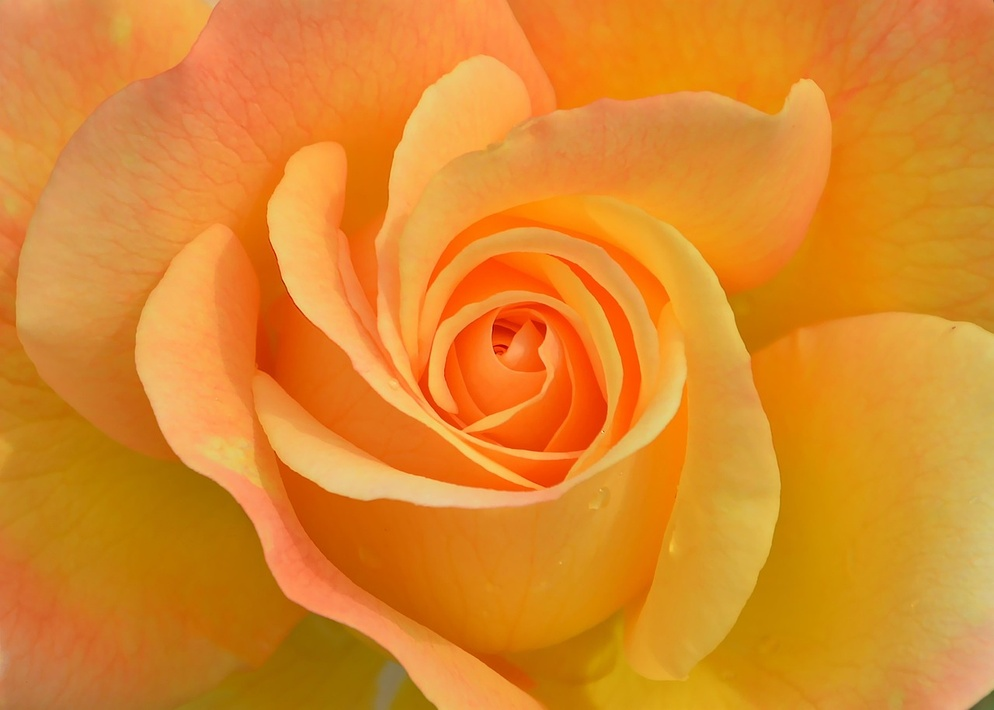
#> input picture QuintoEjercicio/imagen4.jpg, 994 x 710 px, shrunk from 1280 x 914 before the run
$ jupyter execute --allow-errors ap_img.ipynb
#> lines starting #> are read from the running program, lines starting #| are printed output that depends on the picture
[cell 1]
import cv2
import numpy as np
import matplotlib.pyplot as plt
img=cv2.imread('imagen4.jpg',cv2.IMREAD_GRAYSCALE)
#> img: shape (710, 994); min 48, max 217, mean 150.7
img_neg=255-img
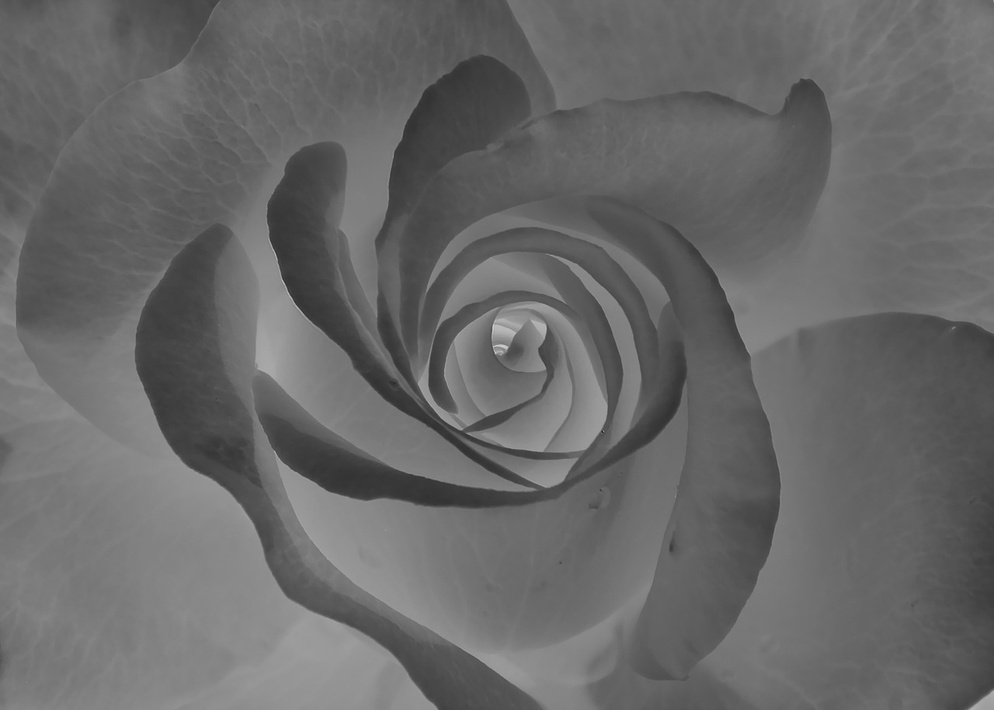
#> img_neg: shape (710, 994); min 38, max 207, mean 104.3

plt.figure(figsize=(10,5))
plt.subplot(1,2,1)
plt.title('Imagen Original')
plt.imshow(img,cmap='gray')
plt.subplot(1,2,2)
plt.title('Imagen Negativa')
plt.imshow(img_neg,cmap='gray')
plt.show()

[cell 2]
import cv2
import numpy as np
import matplotlib.pyplot as plt
img=cv2.imread('imagen4.jpg')
#> img is the input picture: shape (710, 994, 3); mean B, G, R 41.5, 136.3, 220.7
img_neg=255-img
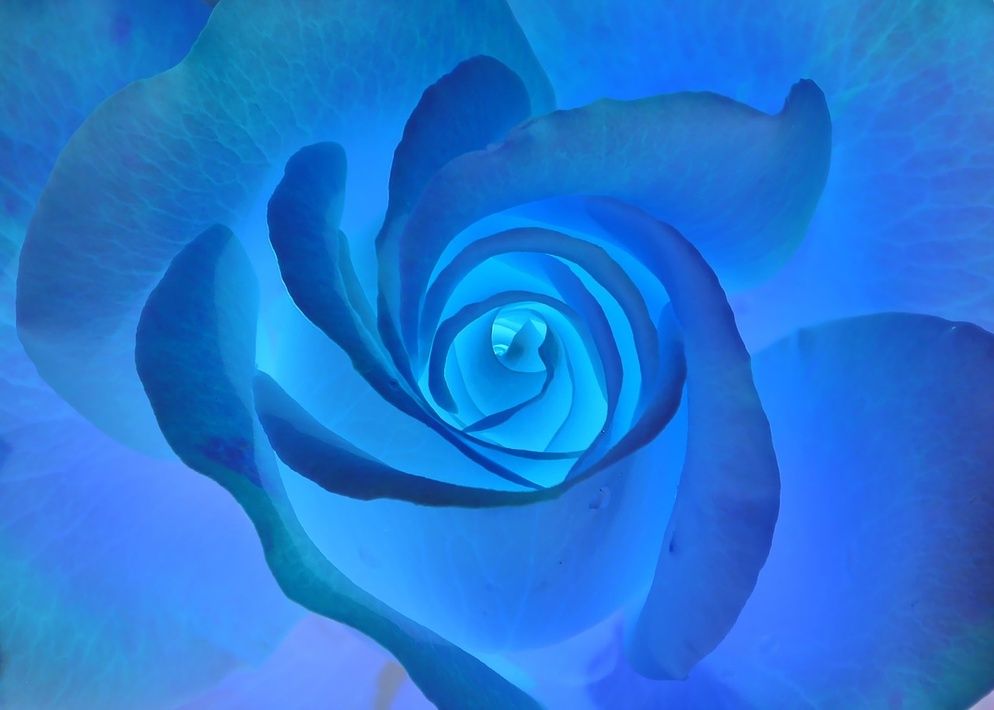
#> img_neg: shape (710, 994, 3); mean B, G, R 213.5, 118.7, 34.3

plt.figure(figsize=(10,5))
plt.subplot(1,2,1)
plt.title('Imagen Original')
plt.imshow(cv2.cvtColor(img, cv2.COLOR_BGR2RGB))
plt.subplot(1,2,2)
plt.title('Imagen Negativa')
plt.imshow(cv2.cvtColor(img_neg, cv2.COLOR_BGR2RGB))
plt.show()
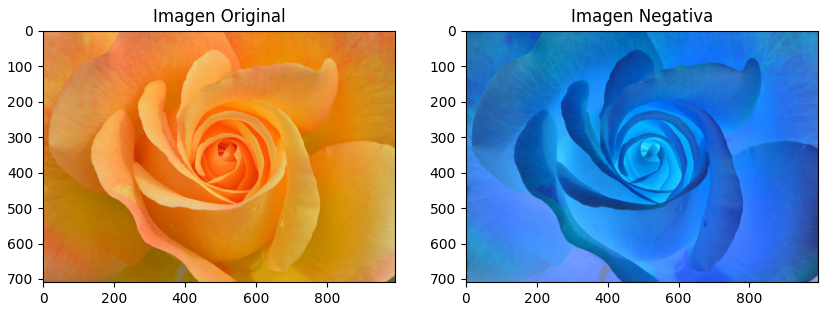
#> figure drawn by matplotlib, 2 panels

[cell 3]
import cv2
import numpy as np
import matplotlib.pyplot as plt
def contraste(img,factor=3.0):
#> called with factor = 8
    img=img.astype(np.float32)
#> img: shape (710, 994) float32
    media=np.mean(img)
#> media = 150.7
    img_contraste=media+(img-media)*factor
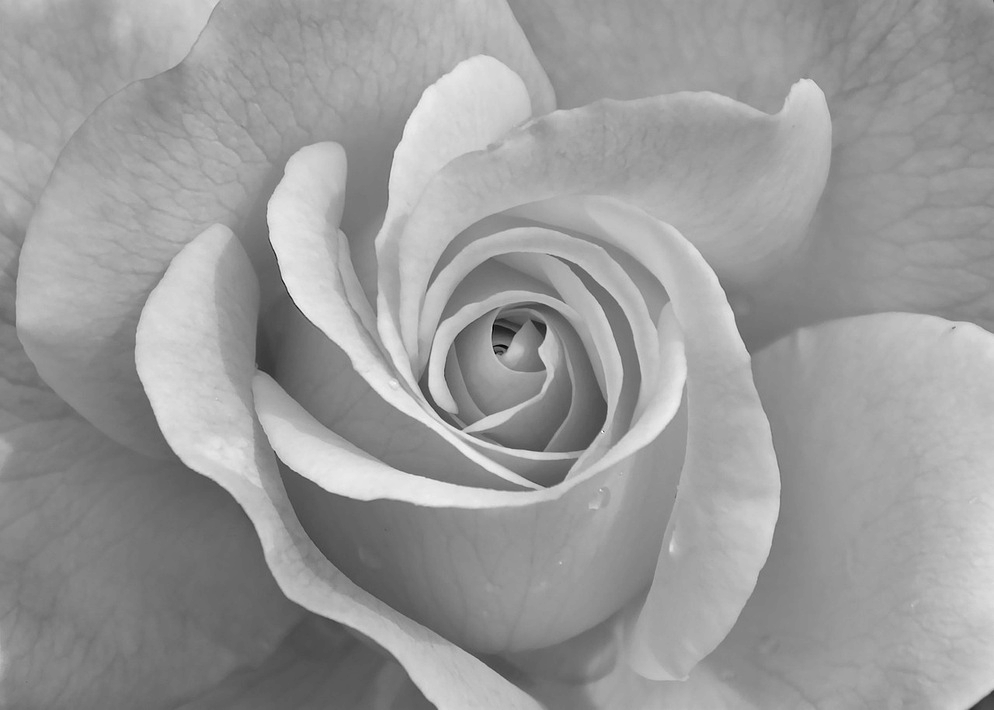
#> img_contraste: shape (710, 994) float32; min -671.1, max 680.9, mean 150.7; drawn with min black and max white
    img_contraste=np.clip(img_contraste,0,255).astype(np.uint8)
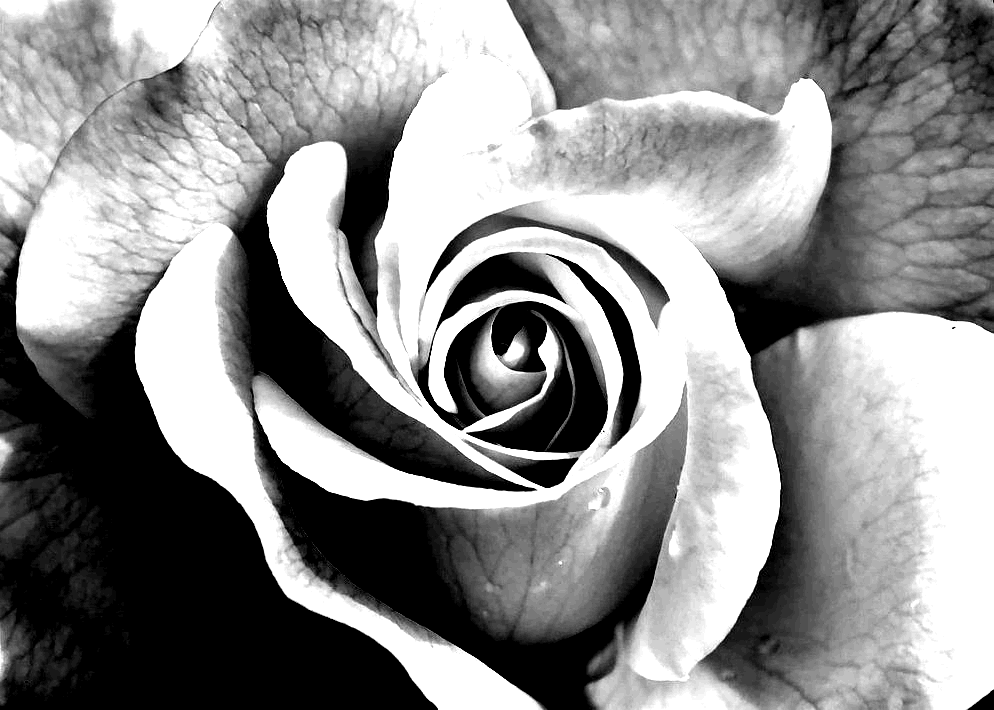
#> img_contraste: shape (710, 994); min 0, max 255, mean 141.6
    return img_contraste
img=cv2.imread('imagen4.jpg',cv2.IMREAD_GRAYSCALE)
contrast=8
img_fin=contraste(img,contrast)
plt.figure(figsize=(10,5))
plt.subplot(1,2,1)
plt.title('Imagen Original')
plt.imshow(img,cmap='gray')
plt.subplot(1,2,2)
plt.title('Imagen Contraste')
plt.imshow(img_fin,cmap='gray')
plt.show()

[cell 4]
import cv2
import numpy as np
import matplotlib.pyplot as plt
def contraste(img,factor=3.0):
#> called with factor = 10
    img=img.astype(np.float32)
#> img: shape (710, 994, 3) float32
    media=np.mean(img)
#> media = 132.8
    for i in range(3):
        media=np.mean(img[:,:,i])
        img[:,:,i]=media+(img[:,:,i]-media)*factor
        img[:,:,i]=np.clip(img[:,:,i],0,255)
#> this loop made 3 passes
#> media on passes 1 to 3: 41.5, 136.3, 220.7
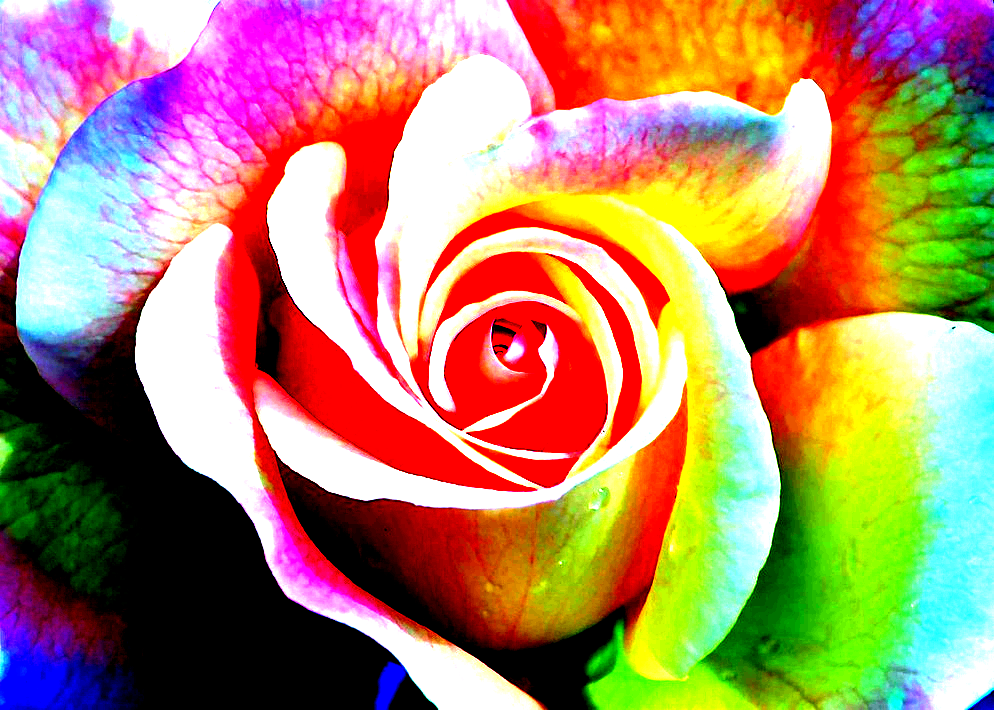
#> img: shape (710, 994, 3) float32; mean B, G, R 103.7, 132.8, 176
    return img.astype(np.uint8)
img=cv2.imread('imagen4.jpg')
contrast=10
img_fin=contraste(img,contrast)

plt.figure(figsize=(10,5))
plt.subplot(1,2,1)
plt.title('Imagen Original')
plt.imshow(cv2.cvtColor(img, cv2.COLOR_BGR2RGB))
plt.subplot(1,2,2)
plt.title('Imagen Contraste')
plt.imshow(cv2.cvtColor(img_fin, cv2.COLOR_BGR2RGB))
plt.show()

[cell 5]
import cv2
import numpy as np
import matplotlib.pyplot as plt
def brillo(img,brillo=0):
#> called with brillo = 100
    img_brillo=img.astype(np.float32)+brillo
    img_brillo=np.clip(img_brillo,0,255).astype(np.uint8)
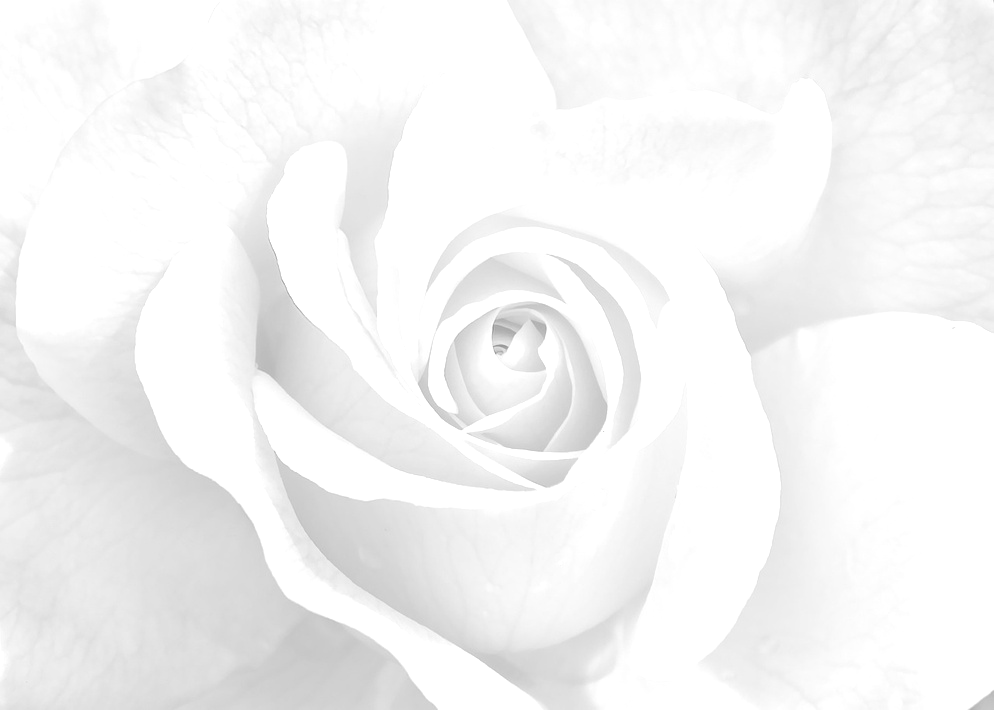
#> img_brillo: shape (710, 994); min 148, max 255, mean 244.4
    return img_brillo
img=cv2.imread('imagen4.jpg',0)
brill=100#o -100
img_fin=brillo(img,brill)
plt.figure(figsize=(10,5))
plt.subplot(1,2,1)
plt.title('Imagen Original')
plt.imshow(img,cmap='gray')
plt.subplot(1,2,2)
plt.title('Imagen Brillo')
plt.imshow(img_fin,cmap='gray')
plt.show()

[cell 6]
import cv2
import numpy as np
import matplotlib.pyplot as plt
def brillo(img,brillo=0):
#> called with brillo = 10
    for i in range(3):
        img[:,:,i]=img.astype(np.float32)+brillo
        img[:,:,i]=np.clip(img[:,:,i],0,255)
    return img.astype(np.uint8)
img=cv2.imread('imagen4.jpg')
brill=10#o -100
#> (the rest of this cell did not finish here and is left out)
